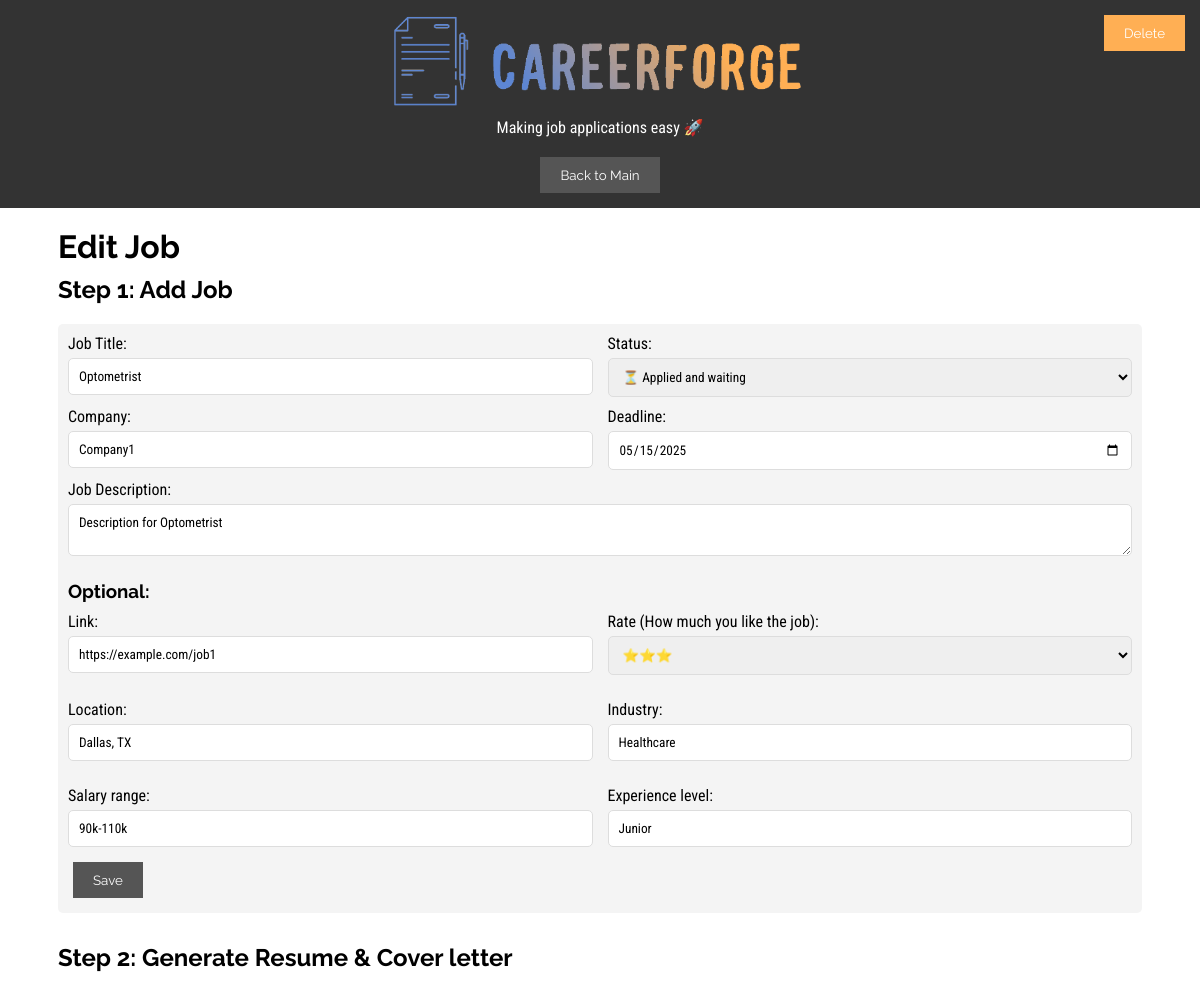
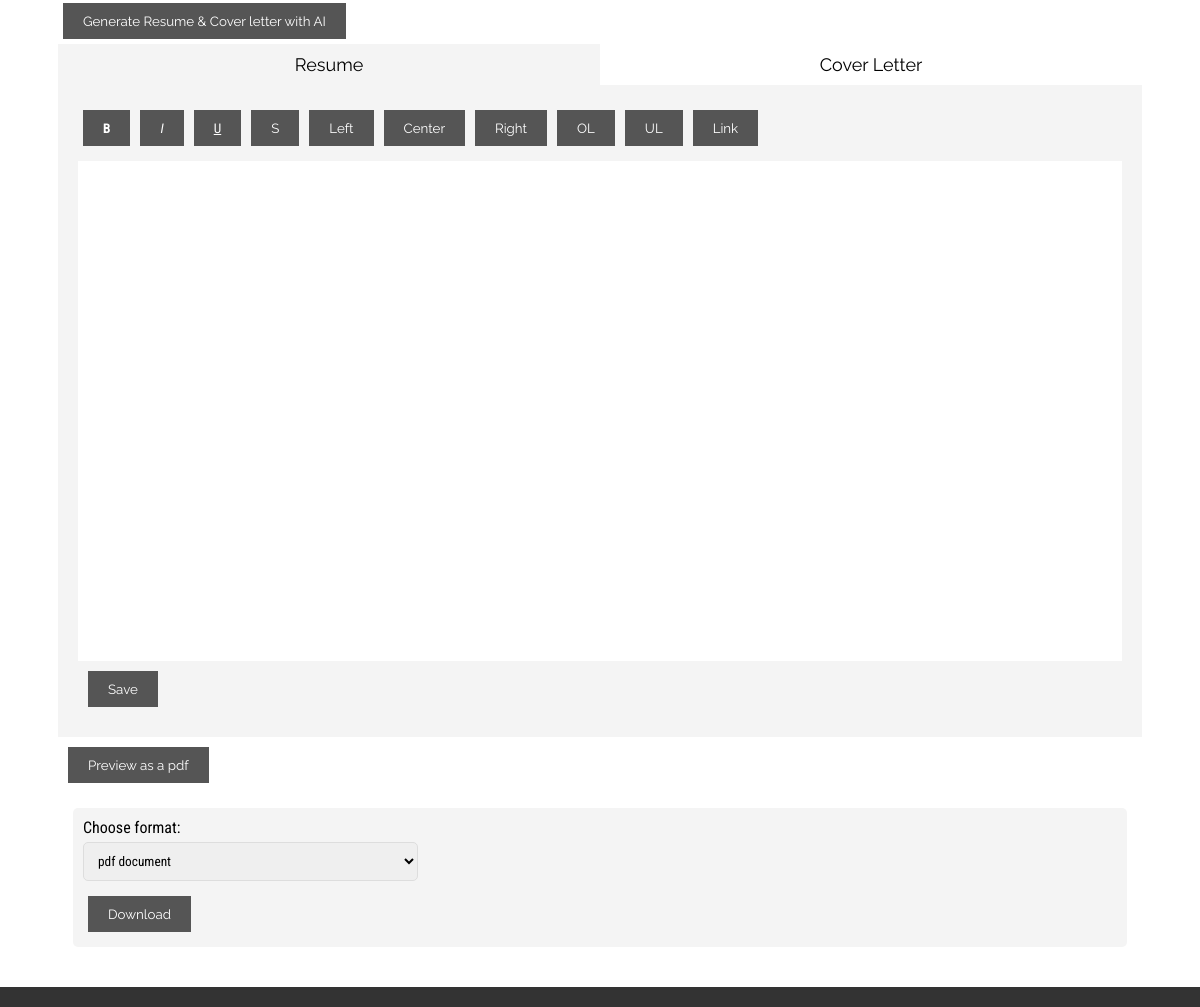
Screenshot of /newJob/2 (signed in) with the database file from the repository (2 pictures, top to bottom).
### tables this page shows
CREATE TABLE jobs (
            id INTEGER PRIMARY KEY AUTOINCREMENT,
            userId INTEGER, 
            jobTitle TEXT,
            location TEXT,
            industry TEXT,
            deadline DATE,
            salaryRange TEXT,
            experienceLevel TEXT,
            rate INTEGER,
            description TEXT,
            status TEXT,
            link TEXT,
            company TEXT,
            FOREIGN KEY (userId) REFERENCES users(id)
        );

### main.py (the view)
@app.route('/newJob', methods=['GET', 'POST'])
@app.route('/newJob/<int:jobId>', methods=['GET', 'POST'])
def newJob(jobId=None):
    if 'userId' not in session:
        return redirect(url_for('login'))
    userId = session['userId']
    return JobController.newJob(jobId, userId)

### controllers/jobController.py (called while the page is built, shortened)
    @staticmethod
    def newJob(jobId, userId):
        job = None
        if jobId:
            job = JobModel.getJobById(jobId)
        return render_template('newJob.html', job=job)

### models/jobModel.py (called while the page is built)
    @staticmethod
    def getJobById(jobId):
        conn = sqlite3.connect('database.db')
        cursor = conn.cursor()
        cursor.execute('SELECT * FROM jobs WHERE id = ?', (jobId,))
        job = cursor.fetchone()
        conn.close()
        return job

### templates/newJob.html (shortened to what this page needs)
<!DOCTYPE html>
<html lang="en">
	<head>
		<link rel="stylesheet" href="{{ url_for('static', filename='css/styles.css') }}">
		<link rel="stylesheet" href="{{ url_for('static', filename='css/styles.css') }}">
		<link href="https://cdn.quilljs.com/1.3.6/quill.snow.css" rel="stylesheet">
	</head>
	<body>
		<div id="#wrapper">
			<header>
				<div class="logo">
					<img src="{{ url_for('static', filename='media/logo.png') }}" alt="Logo" class="logo">
					<p class="slogan">Making job applications easy &#128640;</p>
				</div>
				<nav>
					<button onclick="location.href='/'">Back to Main</button>
				</nav>
			</header>
			<div id="content">
				<main>
					<h1>{{ 'Edit Job' if job else 'New Job' }}</h1>
					<div class="top-right-buttons">
						<button class="sign-out" type="button" onclick="confirmDelete({{ job[0] }})" class="delete-button">Delete</button>
					</div>
					<h2>Step 1: Add Job</h2>
					<form method="POST" action="{{ url_for('newJob', jobId=job[0] if job else None) }}">
						<div class="form-row">
							<div>
								<label for="job-title">Job Title:</label>
								<input type="text" id="job-title" name="job-title" value="{{ job[2] if job else '' }}" required>
							</div>
							<div>
								<label for="job-status">Status:</label>
								<select id="job-status" name="job-status" required>
									<option value="⏳ Applied and waiting"
									  {% if job and job[10] == "⏳ Applied and waiting" %}selected{% endif %}>
									  ⏳ Applied and waiting
									</option>
								  </select>
							</div>
						</div>
						<div class="form-row">
							<div>
								<label for="job-company">Company:</label>
								<input type="text" id="job-company" name="job-company" value="{{ job[12] if job else '' }}" required>
							</div>
							<div>
								<label for="deadline">Deadline:</label>
								<input type="date" id="deadline" name="deadline" value="{{ job[5] if job else '' }}" required>
							</div>
						</div>
						<label for="job-description">Job Description:</label>
						<textarea id="job-description" name="job-description" required>{{ job[9] if job else '' }}</textarea>
						<h3>Optional:</h3>
						<div class="optional-section">
							<div>
								<label for="job-link">Link:</label>
								<input type="url" id="job-link" name="job-link" value="{{ job[11] if job else '' }}">
							</div>
							<div>
								<label for="rate">Rate (How much you like the job):</label>
								<select id="rate" name="rate">
									<option value="3" {% if job and job[8] == 3 %}selected{% endif %}>&#11088;&#11088;&#11088;</option>
								</select>
							</div>
							<div>
								<label for="job-location">Location:</label>
								<input type="text" id="job-location" name="job-location" value="{{ job[3] if job else '' }}">
							</div>
							<div>
								<label for="job-industry">Industry:</label>
								<input type="text" id="job-industry" name="job-industry" value="{{ job[4] if job else '' }}">
							</div>
							<div>
								<label for="job-salary">Salary range:</label>
								<input type="text" id="job-salary" name="job-salary" value="{{ job[6] if job else '' }}">
							</div>
							<div>
								<label for="job-level">Experience level:</label>
								<input type="text" id="job-level" name="job-level" value="{{ job[7] if job else '' }}">
							</div>
						</div>
						<button type="submit">Save</button>
					</form>
					<h2>Step 2: Generate Resume &amp; Cover letter</h2>
					<button>Generate Resume &amp; Cover letter with AI</button>
					<div class="tab-container">
						<button class="tab-btn active" onclick="switchTab('resume')">Resume</button>
						<button class="tab-btn" onclick="switchTab('cover-letter')">Cover Letter</button>
					</div>
					<div class="tab-content">
						<div class="toolbar">
							<button class="btn" onclick="document.execCommand('bold')"><b>B</b></button>
							<button class="btn" onclick="document.execCommand('italic')"><i>I</i></button>
							<button class="btn" onclick="document.execCommand('underline')"><u>U</u></button>
							<button class="btn" onclick="document.execCommand('strikeThrough')">S</button>
							<button class="btn" onclick="document.execCommand('justifyLeft')">Left</button>
							<button class="btn" onclick="document.execCommand('justifyCenter')">Center</button>
							<button class="btn" onclick="document.execCommand('justifyRight')">Right</button>
							<button class="btn" onclick="document.execCommand('insertOrderedList')">OL</button>
							<button class="btn" onclick="document.execCommand('insertUnorderedList')">UL</button>
							<button class="btn" onclick="document.execCommand('createLink')">Link</button>
						</div>
						<div id="resume" class="tab-panel active">
							<div class="editor" id="resume-editor"></div>
						</div>
						<button class="document-button">Save</button>
					</div>
					<button class="document-button">Preview as a pdf</button>
					<div class="download-form">
						<form method="POST" action="/download">
						  <div class="form-row-3">
							<div>
							  <label for="download-as">Choose format:</label>
							  <select id="download-as" name="download-as" required>
								<option value="1">pdf document</option>
							  </select>
							</div>
						  </div>
						  <button type="submit">Download</button>
						</form>
					  </div>
				</main>
			</div>
			<footer id="footer">
			</footer>
		</div>
	</body>
</html>

### static/css/styles.css (style rules this page uses)
*, *::before, *::after { margin: 0; padding: 0; box-sizing: border-box; font-family: "Roboto Condensed", sans-serif; }
html, body { height: 100%; }
body { margin: 0; padding: 0; background-color: white; display: flex; flex-direction: column; }
#content { max-width: 1124px; margin: 0 auto; padding: 0; display: flex; flex-direction: column; min-height: 100vh; }
h1, h2, h3, h4, h5, h6, button, li { font-family: "Raleway", sans-serif; }
input, textarea, select, p, span, a, td { font-family: "Roboto Condensed", sans-serif; }
button { background-color: #555; color: #fff; border: none; padding: 10px 20px; margin: 5px; cursor: pointer; }
::placeholder { font-family: "Roboto Condensed", sans-serif; }
header, footer { background-color: #333; color: #fff; padding: 10px 0; text-align: center; position: relative; }
nav { display: flex; justify-content: center; align-items: center; flex-wrap: wrap; }
.logo { text-align: center; }
.logo img { max-width: 450px; height: auto; }
.top-right-buttons { position: absolute; top: 10px; right: 10px; display: flex; flex-direction: column; gap: 5px; }
.sign-out { background-color: #FFAF54; }
.slogan { padding: 0 0 15px 0; }
main { padding: 20px; }
h2 { padding: 10px 0 15px 0; }
h3 { margin: 10px 0; }
#footer { position: relative; text-align: center; }
form { margin-bottom: 20px; margin-top: 5px; background-color: #f4f4f4; padding: 10px; gap: 15px; border-radius: 5px; }
form label { display: block; margin-bottom: 5px; }
form input, form textarea, form select { width: 100%; padding: 10px; margin-bottom: 10px; border: 1px solid #ddd; border-radius: 5px; }
.form-row { display: grid; grid-template-columns: 1fr 1fr; gap: 15px; }
.form-row-3 { display: grid; grid-template-columns: 1fr 1fr 1fr; gap: 15px; }
textarea { grid-column: span 2; }
.optional-section { display: grid; grid-template-columns: 1fr 1fr; gap: 15px; }
form button[type="submit"] { grid-column: span 2; }
.toolbar { display: flex; margin-bottom: 10px; }
.tab-container { display: flex; }
.tab-container button { margin: 0; color: black; }
.document-button { margin: 10px; }
.tab-btn { background-color: white; border: none; padding: 10px; flex: 1; text-align: center; cursor: pointer; font-size: 18px; }
.tab-btn.active { background-color: #f4f4f4; }
.tab-content { padding: 20px; background-color: #f4f4f4; }
.tab-panel { display: none; }
.tab-panel.active { display: block; background-color: white; }
.editor { min-height: 500px; max-height: 600px; padding: 20px; font-size: 16px; color: #333; line-height: 1.5; overflow-y: auto; overflow-x: hidden; }
.download-form { margin: 15px; }

### rows the page displays
jobs: job-title "Optometrist", job-status "⏳ Applied and waiting", job-company "Company1", deadline "05/15/2025", job-description "Description for Optometrist", job-link "https://example.com/job1", rate "⭐⭐⭐", job-location "Dallas, TX", job-industry "Healthcare", job-salary "90k-110k", job-level "Junior"

### other values shown
{{ 'Edit Job' if job else 'New Job' }} "Edit Job"
